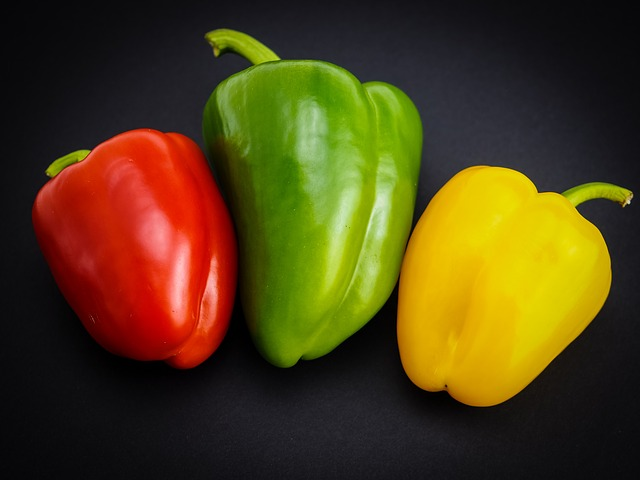
#> input picture data/chap02/paprika-966290_640.jpg, 640 x 480 px, found by its file name
$ jupyter execute chap02.ipynb   (shell and % lines are left out)
#> lines starting #> are read from the running program, lines starting #| are printed output that depends on the picture
<a href="https://colab.research.google.com/github/sp-au-mu-nl/PythonMedia/blob/main/chap02.ipynb" target="_parent"></a>

[cell 1]
import numpy as np
import matplotlib.pyplot as plt
import numpy.matlib
import cv2
import plotly.express as px
import cis

[cell 2]
x=np.linspace(255,0,12)
x

[cell 3]
x=x.astype(np.uint8)
x

[cell 4]
x=x.reshape(3,4)
x

[cell 5]
px.imshow(x, color_continuous_scale='gray')
#fig.layout.coloraxis.showscale = False
#fig.show()

[cell 6]
fig=px.imshow(x, color_continuous_scale='gray')
fig.update_layout(autosize=False,width=300,height=150,margin=dict(l=0,r=0,b=0,t=30,pad=0),
                  font=dict(size=8),coloraxis=dict(showscale=False))
fig.show()

[cell 7]
bar0=np.zeros((500,100),np.uint8)
bar1=255*np.ones((500,100),np.uint8)
Col=np.zeros((500,800,3),np.uint8)
Col[:,:,0]=np.matlib.repmat(np.hstack((np.matlib.repmat(bar1,1,2),
                                       np.matlib.repmat(bar0,1,2))),1,2)
Col[:,:,1]=np.hstack((np.matlib.repmat(bar1,1,4),np.matlib.repmat(bar0,1,4)))
Col[:,:,2]=np.matlib.repmat(np.hstack((bar1,bar0)),1,4)
px.imshow(Col)

[cell 8]
np.ones((2))

[cell 9]
np.zeros((2,2),np.uint8)

[cell 10]
x1=np.array([[1],[2]])
x1

[cell 11]
x1.shape

[cell 12]
np.matlib.repmat(x1,1,2)

[cell 13]
np.matlib.repmat(x1,2,1)

[cell 14]
np.matlib.repmat(x1,2,2)

[cell 15]
x2=np.array([[3],[4]])
x12=np.hstack((x1,x2))
x12

[cell 16]
np.hstack((x12,x12))

[cell 17]
I=cv2.imread('paprika-966290_640.jpg')
#> I is the input picture: shape (480, 640, 3); mean B, G, R 20.8, 63.7, 80.6
I=cv2.cvtColor(I,cv2.COLOR_BGR2RGB)
plt.imshow(I)

[cell 18]
I.shape
#> Out = (480, 640, 3)

[cell 19]
Ired=cv2.imread('redpepper.jpg')
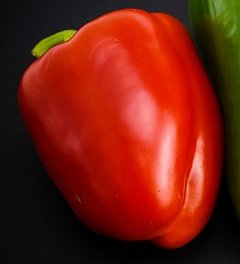
#> input picture data/chap02/redpepper.jpg, 240 x 264 px, found by its file name
#> Ired is the input picture: shape (264, 240, 3); mean B, G, R 16.4, 30.6, 116.6
Ired=cv2.cvtColor(Ired,cv2.COLOR_BGR2RGB)
h,w,b=Ired.shape
#> h = 264; w = 240; b = 3
print((h,w,b))
#| (264, 240, 3)
plt.imshow(I)

[cell 20]
Iyellow=I[155:155+h,390:390+w]
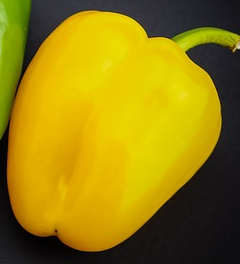
#> Iyellow: shape (264, 240, 3); mean R, G, B 149.3, 127.1, 10.8
Imixed=Iyellow/2+Ired/2
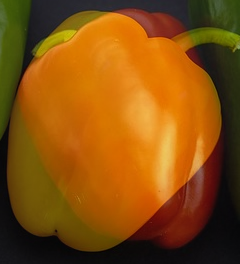
#> Imixed: shape (264, 240, 3) float64; mean R, G, B 132.9, 78.8, 13.6
Imixed=Imixed.astype(np.uint8)
plt.imshow(Imixed)
